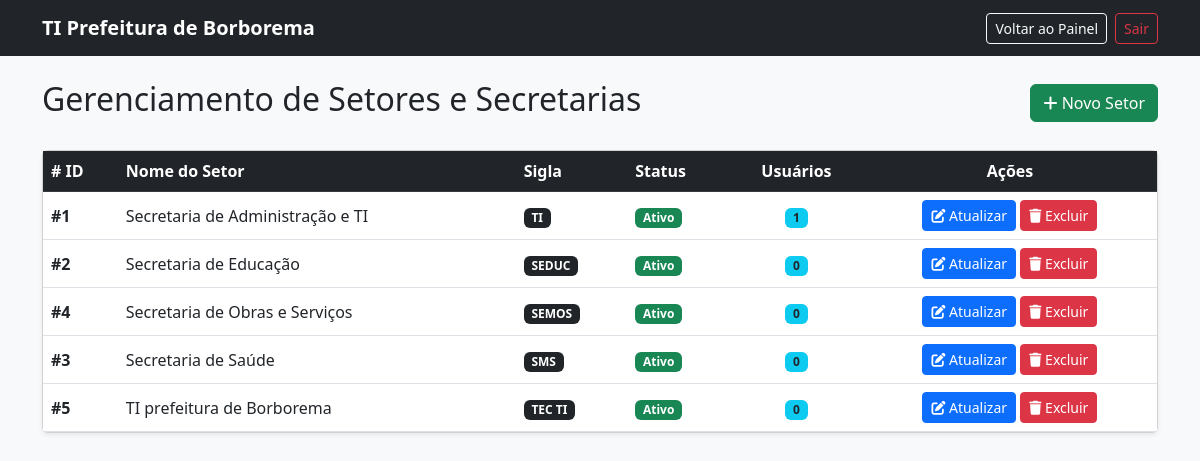
Page /admin/gerenciar_setores.php (signed in) on the earlier database version.
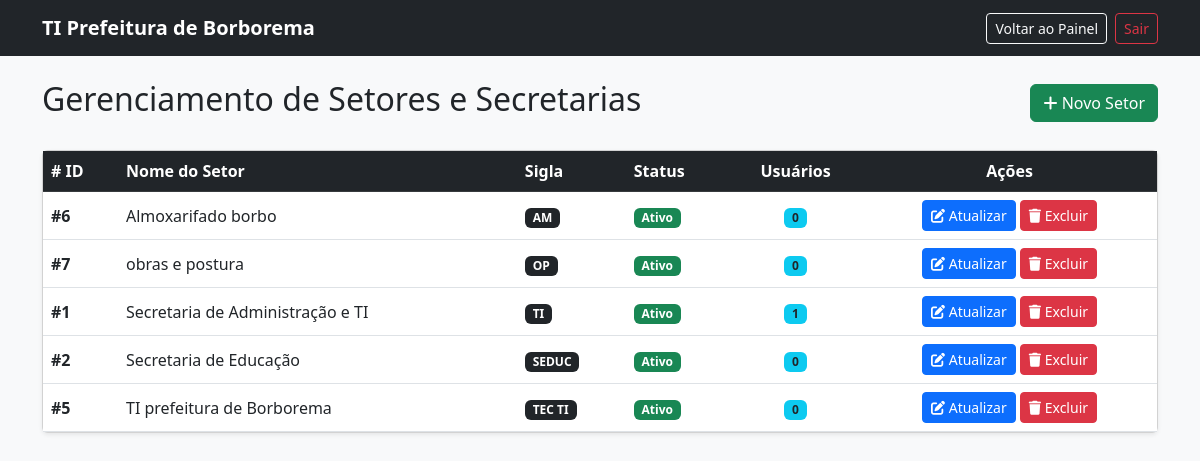
Same page on the later database version.
### tables this page shows
CREATE TABLE `secretarias_setores` (
  `id` int(11) NOT NULL,
  `nome` varchar(100) NOT NULL,
  `sigla` varchar(20) NOT NULL,
  `ativo` tinyint(1) DEFAULT 1,
  `criado_em` timestamp NOT NULL DEFAULT current_timestamp()
);

### admin/gerenciar_setores.php (the view, shortened to what this page needs)
<?php
require_once __DIR__ . '/../config/conexao.php';
try {
    $sqlSetores = "SELECT s.*, COUNT(u.id) as total_usuarios
                   FROM secretarias_setores s
                   LEFT JOIN usuarios u ON s.id = u.setor_id
                   GROUP BY s.id
                   ORDER BY s.nome ASC";
    $stmtSetores = $pdo->query($sqlSetores);
    $setores = $stmtSetores->fetchAll();
} catch (PDOException $e) {
    $setores = [];
    $mensagemErro = "Erro ao listar setores.";
}
?>
<!DOCTYPE html>
<html lang="pt-BR">
<head>
    <link href="https://cdn.jsdelivr.net/npm/bootstrap@5.3.0/dist/css/bootstrap.min.css" rel="stylesheet">
    <link rel="stylesheet" href="https://cdnjs.cloudflare.com/ajax/libs/font-awesome/6.0.0/css/all.min.css">
</head>
<body class="bg-light">
<nav class="navbar navbar-expand-lg navbar-dark bg-dark">
    <div class="container">
        <a class="navbar-brand fw-bold" href="../account/painel.php">TI Prefeitura de Borborema</a>
        <div class="d-flex align-items-center text-white">
            <a href="../account/painel.php" class="btn btn-outline-light btn-sm me-2">Voltar ao Painel</a>
            <a href="/helpdesk_prefeitura/account/logout.php" class="btn btn-outline-danger btn-sm">Sair</a>
        </div>
    </div>
</nav>
<div class="container mt-4">
    <div class="d-flex justify-content-between align-items-center mb-4">
        <h2>Gerenciamento de Setores e Secretarias</h2>
        <button class="btn btn-success" data-bs-toggle="modal" data-bs-target="#modalNovoSetor">
            <i class="fas fa-plus"></i> Novo Setor
        </button>
    </div>
    <div class="card shadow-sm">
        <div class="card-body p-0">
            <div class="table-responsive">
                <table class="table table-hover align-middle mb-0">
                    <thead class="table-dark">
                        <tr>
                            <th># ID</th>
                            <th>Nome do Setor</th>
                            <th>Sigla</th>
                            <th>Status</th>
                            <th class="text-center">Usuários</th>
                            <th class="text-center">Ações</th>
                        </tr>
                    </thead>
                    <tbody>
                        <?php if (count($setores) > 0): ?>
                            <?php foreach ($setores as $setor): ?>
                                <tr>
                                    <td><strong>#<?= $setor['id'] ?></strong></td>
                                    <td><?= htmlspecialchars($setor['nome']) ?></td>
                                    <td><span class="badge bg-dark"><?= htmlspecialchars($setor['sigla']) ?></span></td>
                                    <td>
                                        <?php if ($setor['ativo']): ?>
                                            <span class="badge bg-success">Ativo</span>
                                        <?php else: ?>
                                            <span class="badge bg-secondary">Inativo</span>
                                        <?php endif; ?>
                                    </td>
                                    <td class="text-center">
                                        <span class="badge bg-info text-dark"><?= $setor['total_usuarios'] ?></span>
                                    </td>
                                    <td class="text-center">
                                        <button type="button" class="btn btn-primary btn-sm"
                                                data-bs-toggle="modal"
                                                data-bs-target="#modalEditarSetor"
                                                data-id="<?= $setor['id'] ?>"
                                                data-nome="<?= htmlspecialchars($setor['nome']) ?>"
                                                data-sigla="<?= htmlspecialchars($setor['sigla']) ?>"
                                                data-ativo="<?= $setor['ativo'] ?>">
                                            <i class="fas fa-edit"></i> Atualizar
                                        </button>
                                        <a href="gerenciar_setores.php?excluir_setor=<?= $setor['id'] ?>"
                                           class="btn btn-danger btn-sm"
                                           onclick="return confirm('Tem certeza que deseja excluir este setor? Esta ação não poderá ser desfeita.')">
                                            <i class="fas fa-trash"></i> Excluir
                                        </a>
                                    </td>
                                </tr>
                            <?php endforeach; ?>
                        <?php else: ?>
                            <tr>
                                <td colspan="6" class="text-center py-4 text-muted">Nenhum setor cadastrado.</td>
                            </tr>
                        <?php endif; ?>
                    </tbody>
                </table>
            </div>
        </div>
    </div>
</div>
</body>
</html>

Differences in the rows shown:
removed secretarias_setores: id "4", nome "Secretaria de Obras e Serviços", sigla "SEMOS", ativo "Ativo", total_usuarios "0"
removed secretarias_setores: id "3", nome "Secretaria de Saúde", sigla "SMS", ativo "Ativo", total_usuarios "0"
added secretarias_setores: id "6", nome "Almoxarifado borbo", sigla "AM", ativo "Ativo", total_usuarios "0"
added secretarias_setores: id "7", nome "obras e postura", sigla "OP", ativo "Ativo", total_usuarios "0"
